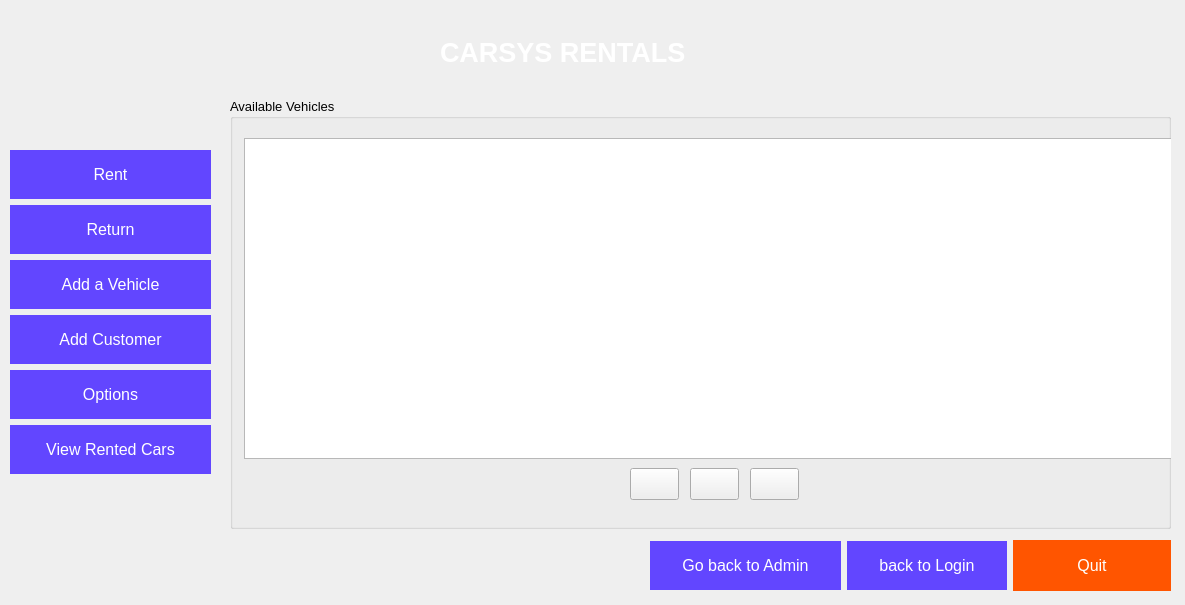
<?xml version="1.0" encoding="UTF-8"?>
<ui version="4.0">
 <class>EmployeeInterface</class>
 <widget class="QDialog" name="EmployeeInterface">
  <property name="geometry">
   <rect>
    <x>0</x>
    <y>0</y>
    <width>1185</width>
    <height>605</height>
   </rect>
  </property>
  <property name="windowTitle">
   <string>CARSYS RENTALS</string>
  </property>
  <widget class="QLabel" name="btnRent">
   <property name="geometry">
    <rect>
     <x>440</x>
     <y>30</y>
     <width>275</width>
     <height>45</height>
    </rect>
   </property>
   <property name="font">
    <font>
     <family>Segoe UI</family>
     <pointsize>20</pointsize>
     <weight>75</weight>
     <bold>true</bold>
    </font>
   </property>
   <property name="styleSheet">
    <string notr="true">color:white;</string>
   </property>
   <property name="text">
    <string>CARSYS RENTALS</string>
   </property>
  </widget>
  <widget class="QLabel" name="lblBackgroundTitle">
   <property name="geometry">
    <rect>
     <x>11</x>
     <y>20</y>
     <width>1163</width>
     <height>71</height>
    </rect>
   </property>
   <property name="sizePolicy">
    <sizepolicy hsizetype="Expanding" vsizetype="Expanding">
     <horstretch>0</horstretch>
     <verstretch>0</verstretch>
    </sizepolicy>
   </property>
   <property name="text">
    <string/>
   </property>
   <property name="pixmap">
    <pixmap>img/background1.jpg</pixmap>
   </property>
  </widget>
  <widget class="QWidget" name="layoutWidget">
   <property name="geometry">
    <rect>
     <x>11</x>
     <y>11</y>
     <width>16</width>
     <height>16</height>
    </rect>
   </property>
   <layout class="QHBoxLayout" name="horizontalLayout"/>
  </widget>
  <widget class="QWidget" name="layoutWidget">
   <property name="geometry">
    <rect>
     <x>650</x>
     <y>540</y>
     <width>521</width>
     <height>51</height>
    </rect>
   </property>
   <layout class="QHBoxLayout" name="horizontalLayout_4">
    <item>
     <widget class="QPushButton" name="backToAdminBtn">
      <property name="sizePolicy">
       <sizepolicy hsizetype="Minimum" vsizetype="Fixed">
        <horstretch>0</horstretch>
        <verstretch>0</verstretch>
       </sizepolicy>
      </property>
      <property name="styleSheet">
       <string notr="true">QPushButton#backToAdminBtn {
background-color: #6246ff; 
  border: none;
  color: white;
  padding: 15px 32px;
  text-align: center;
  text-decoration: none;
  display: inline-block;
  font-size: 16px;
  transition-duration: 0.4s;
}

QPushButton#backToAdminBtn:hover {
  background-color: #215a91; /* Green */
  color: white;
}</string>
      </property>
      <property name="text">
       <string>Go back to Admin</string>
      </property>
     </widget>
    </item>
    <item>
     <widget class="QPushButton" name="backToLoginBtn">
      <property name="sizePolicy">
       <sizepolicy hsizetype="Minimum" vsizetype="Fixed">
        <horstretch>0</horstretch>
        <verstretch>0</verstretch>
       </sizepolicy>
      </property>
      <property name="styleSheet">
       <string notr="true">QPushButton#backToLoginBtn {
background-color: #6246ff; 
  border: none;
  color: white;
  padding: 15px 32px;
  text-align: center;
  text-decoration: none;
  display: inline-block;
  font-size: 16px;
  transition-duration: 0.4s;
}

QPushButton#backToLoginBtn:hover {
  background-color: #215a91; /* Green */
  color: white;
}</string>
      </property>
      <property name="text">
       <string>back to Login</string>
      </property>
     </widget>
    </item>
    <item>
     <widget class="QPushButton" name="btnEmplQuit">
      <property name="sizePolicy">
       <sizepolicy hsizetype="Preferred" vsizetype="Preferred">
        <horstretch>0</horstretch>
        <verstretch>0</verstretch>
       </sizepolicy>
      </property>
      <property name="styleSheet">
       <string notr="true">QPushButton#btnEmplQuit{
background-color: #ff5500; 
  border: none;
  color: white;
  padding: 15px 32px;
  text-align: center;
  text-decoration: none;
  display: inline-block;
  font-size: 16px;
  transition-duration: 0.4s;
}

QPushButton#btnEmplQuit:hover {
  background-color: #ffaa00; /* Green */
  color: white;
}</string>
      </property>
      <property name="text">
       <string>Quit</string>
      </property>
     </widget>
    </item>
   </layout>
  </widget>
  <widget class="QGroupBox" name="groupBox">
   <property name="geometry">
    <rect>
     <x>230</x>
     <y>98</y>
     <width>941</width>
     <height>431</height>
    </rect>
   </property>
   <property name="font">
    <font>
     <family>Segoe UI</family>
     <pointsize>10</pointsize>
    </font>
   </property>
   <property name="title">
    <string>Available Vehicles</string>
   </property>
   <widget class="QTableView" name="availableVehTable">
    <property name="geometry">
     <rect>
      <x>14</x>
      <y>40</y>
      <width>941</width>
      <height>321</height>
     </rect>
    </property>
   </widget>
   <widget class="QPushButton" name="refreshBtn">
    <property name="geometry">
     <rect>
      <x>460</x>
      <y>370</y>
      <width>49</width>
      <height>32</height>
     </rect>
    </property>
    <property name="text">
     <string/>
    </property>
   </widget>
   <widget class="QPushButton" name="printBtn">
    <property name="geometry">
     <rect>
      <x>520</x>
      <y>370</y>
      <width>49</width>
      <height>32</height>
     </rect>
    </property>
    <property name="text">
     <string/>
    </property>
   </widget>
   <widget class="QPushButton" name="updateBtn">
    <property name="geometry">
     <rect>
      <x>400</x>
      <y>370</y>
      <width>49</width>
      <height>32</height>
     </rect>
    </property>
    <property name="text">
     <string/>
    </property>
   </widget>
  </widget>
  <widget class="QWidget" name="layoutWidget">
   <property name="geometry">
    <rect>
     <x>10</x>
     <y>150</y>
     <width>201</width>
     <height>326</height>
    </rect>
   </property>
   <layout class="QVBoxLayout" name="verticalLayout">
    <item>
     <widget class="QPushButton" name="btnRent_2">
      <property name="sizePolicy">
       <sizepolicy hsizetype="Minimum" vsizetype="Fixed">
        <horstretch>0</horstretch>
        <verstretch>0</verstretch>
       </sizepolicy>
      </property>
      <property name="font">
       <font>
        <pointsize>-1</pointsize>
        <underline>false</underline>
        <strikeout>false</strikeout>
       </font>
      </property>
      <property name="styleSheet">
       <string notr="true">QPushButton#btnRent_2 {
background-color: #6246ff; 
  border: none;
  color: white;
  padding: 15px 32px;
  text-align: center;
  text-decoration: none;
  display: inline-block;
  font-size: 16px;
  transition-duration: 0.4s;
}

QPushButton#btnRent_2:hover {
  background-color: #215a91; /* Green */
  color: white;
}</string>
      </property>
      <property name="text">
       <string>Rent</string>
      </property>
     </widget>
    </item>
    <item>
     <widget class="QPushButton" name="btnReturn">
      <property name="font">
       <font>
        <pointsize>-1</pointsize>
        <underline>false</underline>
        <strikeout>false</strikeout>
       </font>
      </property>
      <property name="styleSheet">
       <string notr="true">QPushButton#btnReturn {
background-color: #6246ff; 
  border: none;
  color: white;
  padding: 15px 32px;
  text-align: center;
  text-decoration: none;
  display: inline-block;
  font-size: 16px;
  transition-duration: 0.4s;
}

QPushButton#btnReturn:hover {
  background-color: #215a91; /* Green */
  color: white;
}</string>
      </property>
      <property name="text">
       <string>Return</string>
      </property>
     </widget>
    </item>
    <item>
     <widget class="QPushButton" name="btnAddVehicle">
      <property name="font">
       <font>
        <pointsize>-1</pointsize>
        <underline>false</underline>
        <strikeout>false</strikeout>
       </font>
      </property>
      <property name="styleSheet">
       <string notr="true">QPushButton#btnAddVehicle {
background-color: #6246ff; 
  border: none;
  color: white;
  padding: 15px 32px;
  text-align: center;
  text-decoration: none;
  display: inline-block;
  font-size: 16px;
  transition-duration: 0.4s;
}

QPushButton#btnAddVehicle:hover {
  background-color: #215a91; /* Green */
  color: white;
}</string>
      </property>
      <property name="text">
       <string>Add a Vehicle</string>
      </property>
     </widget>
    </item>
    <item>
     <widget class="QPushButton" name="btnAddCustomer">
      <property name="font">
       <font>
        <pointsize>-1</pointsize>
        <underline>false</underline>
        <strikeout>false</strikeout>
       </font>
      </property>
      <property name="styleSheet">
       <string notr="true">QPushButton#btnAddCustomer {
background-color: #6246ff; 
  border: none;
  color: white;
  padding: 15px 32px;
  text-align: center;
  text-decoration: none;
  display: inline-block;
  font-size: 16px;
  transition-duration: 0.4s;
}

QPushButton#btnAddCustomer:hover {
  background-color: #215a91; /* Green */
  color: white;
}</string>
      </property>
      <property name="text">
       <string>Add Customer</string>
      </property>
     </widget>
    </item>
    <item>
     <widget class="QPushButton" name="btnOptions">
      <property name="sizePolicy">
       <sizepolicy hsizetype="Minimum" vsizetype="Fixed">
        <horstretch>0</horstretch>
        <verstretch>0</verstretch>
       </sizepolicy>
      </property>
      <property name="font">
       <font>
        <pointsize>-1</pointsize>
        <underline>false</underline>
        <strikeout>false</strikeout>
       </font>
      </property>
      <property name="styleSheet">
       <string notr="true">QPushButton#btnOptions {
background-color: #6246ff; 
  border: none;
  color: white;
  padding: 15px 32px;
  text-align: center;
  text-decoration: none;
  display: inline-block;
  font-size: 16px;
  transition-duration: 0.4s;
}

QPushButton#btnOptions:hover {
  background-color: #215a91; /* Green */
  color: white;
}</string>
      </property>
      <property name="text">
       <string>Options</string>
      </property>
     </widget>
    </item>
    <item>
     <widget class="QPushButton" name="viewRentedBtn">
      <property name="sizePolicy">
       <sizepolicy hsizetype="Minimum" vsizetype="Fixed">
        <horstretch>0</horstretch>
        <verstretch>0</verstretch>
       </sizepolicy>
      </property>
      <property name="font">
       <font>
        <pointsize>-1</pointsize>
        <underline>false</underline>
        <strikeout>false</strikeout>
       </font>
      </property>
      <property name="styleSheet">
       <string notr="true">QPushButton#viewRentedBtn {
background-color: #6246ff; 
  border: none;
  color: white;
  padding: 15px 32px;
  text-align: center;
  text-decoration: none;
  display: inline-block;
  font-size: 16px;
  transition-duration: 0.4s;
}

QPushButton#viewRentedBtn:hover {
  background-color: #215a91; /* Green */
  color: white;
}</string>
      </property>
      <property name="text">
       <string>View Rented Cars</string>
      </property>
     </widget>
    </item>
   </layout>
  </widget>
  <zorder>layoutWidget</zorder>
  <zorder>layoutWidget</zorder>
  <zorder>lblBackgroundTitle</zorder>
  <zorder>layoutWidget</zorder>
  <zorder>btnRent</zorder>
  <zorder>groupBox</zorder>
 </widget>
 <resources/>
 <connections/>
</ui>
